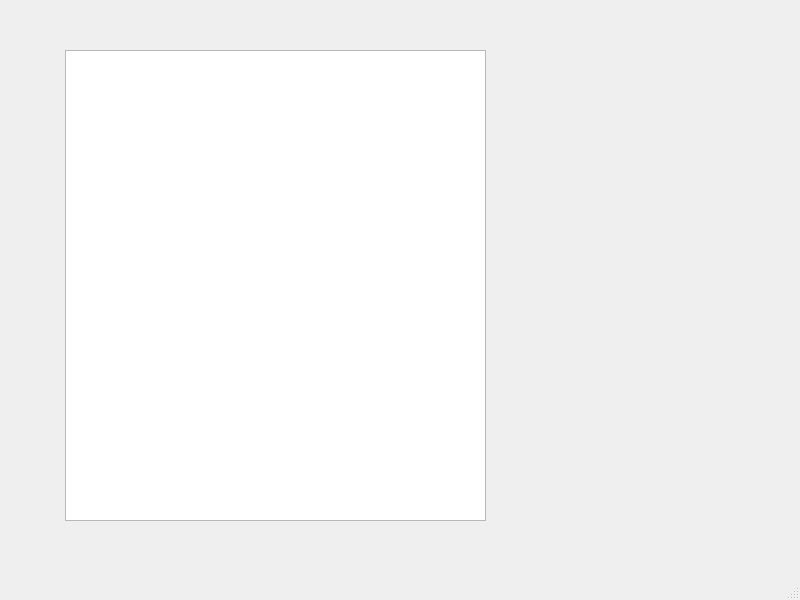
<?xml version="1.0" encoding="utf-8"?>
<ui version="4.0">
 <class>ProcyonClass</class>
 <widget class="QMainWindow" name="MainWindow">
  <property name="geometry">
   <rect>
    <x>0</x>
    <y>0</y>
    <width>800</width>
    <height>600</height>
   </rect>
  </property>
  <property name="windowTitle">
   <string>MainWindow</string>
  </property>
  <widget class="QWidget" name="centralwidget">
   <widget class="QListView" name="listView">
    <property name="geometry">
     <rect>
      <x>65</x>
      <y>50</y>
      <width>421</width>
      <height>471</height>
     </rect>
    </property>
   </widget>
  </widget>
  <widget class="QMenuBar" name="menubar">
   <property name="geometry">
    <rect>
     <x>0</x>
     <y>0</y>
     <width>800</width>
     <height>21</height>
    </rect>
   </property>
  </widget>
  <widget class="QStatusBar" name="statusbar"/>
 </widget>
 <resources/>
 <connections/>
</ui>
